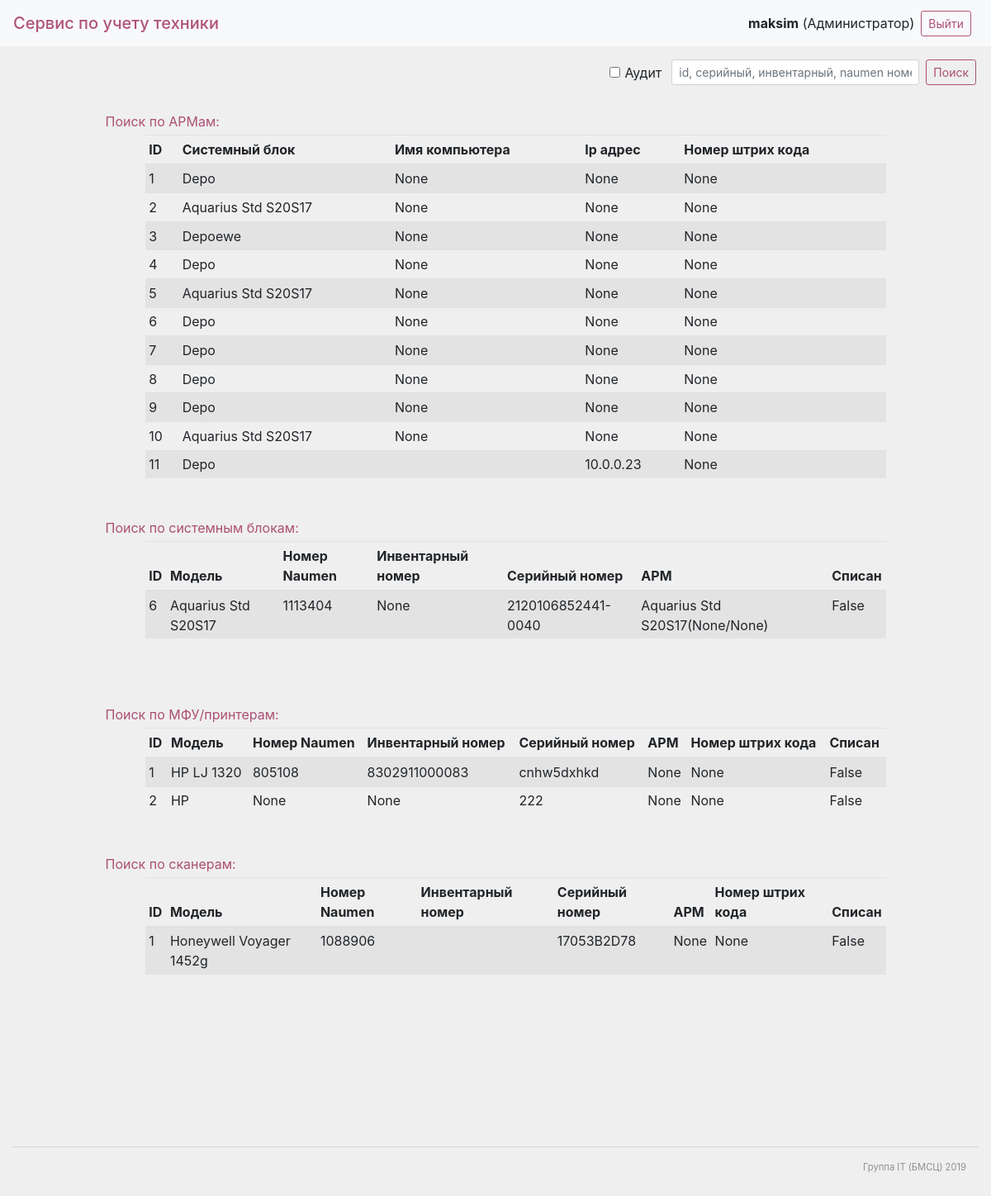
Page /app/search (signed in) on the committed database.
### app/models.py (models this page shows, shortened)
class User(AbstractUser):
    roles = (
        ('1', 'Администратор'),
        ('2', 'Пользователь'),
    )
    role = models.CharField(max_length=100, default=2, choices=roles, verbose_name="Роль")

class ARM(models.Model):
    unit_arm = models.ForeignKey("Unit", default='', on_delete=models.CASCADE, null=False, blank=False, related_name='unit_arm_id', verbose_name="Системный блок")
    monitor_arm = models.ForeignKey("Monitor", default='', on_delete=models.CASCADE, null=False, blank=False, related_name='monitor_arm_id', verbose_name="Монитор")
    printer_arm = models.ForeignKey("Printer", on_delete=models.SET_NULL, null=True, blank=True, related_name='printer_arm_id', verbose_name="Принтер")
    scanner_arm = models.ForeignKey("Scanner", on_delete=models.SET_NULL, null=True, blank=True, related_name='scanner_arm_id', verbose_name="Сканер")
    ibp_arm = models.ForeignKey("IBP", on_delete=models.SET_NULL, null=True, blank=True, related_name='ibp_arm_id', verbose_name="ИБП")
    scale_arm = models.ForeignKey("Scale", on_delete=models.SET_NULL, null=True, blank=True, related_name='scale_arm_id', verbose_name="Весы")
    phone_arm = models.ForeignKey("Phone", on_delete=models.SET_NULL, null=True, blank=True, related_name='phone_arm_id', verbose_name="Телефон")
    comp_name = models.CharField(max_length=100, null=True, blank=True, verbose_name="Имя компьютера")
    ip = models.CharField(max_length=100, null=True, blank=True, verbose_name="IP-адрес")
    barcode_id = models.CharField(max_length=100, null=True, blank=True, verbose_name="Id штрих-кода")
    barcode = models.TextField(null=True, blank=True, verbose_name='Штрих-код')
    comment = models.TextField(null=True, blank=True, verbose_name="Комментарий")
    class Meta:
        verbose_name = "АРМ"
        verbose_name_plural = "АРМы"
    def __str__(self):
        return "{0}({1}/{2})".format(self.unit_arm, self.comp_name, self.ip)

class Unit(models.Model):
    model = models.CharField(max_length=255, null=False, blank=False, verbose_name="Модель")
    memory = models.PositiveSmallIntegerField(default=0, null=True, blank=True, verbose_name="Память (Гб)")
    os = models.CharField(max_length=255, null=True, blank=True, verbose_name="Операционная система")
    id_naumen = models.CharField(max_length=255, null=True, blank=True, verbose_name="Номер в Naumen")
    id_invent = models.CharField(max_length=255, null=True, blank=True, verbose_name="Инвентарный номер")
    id_sn = models.CharField(max_length=255, default='', null=False, blank=False, unique=True, verbose_name="Серийный номер")
    arm = models.ForeignKey(ARM, on_delete=models.SET_NULL, null=True, blank=True, verbose_name="АРМ")
    retired = models.BooleanField(default=False, null=True, blank=True, verbose_name="Списан")
    class Meta:
        verbose_name = "Системный блок"
        verbose_name_plural = "Системные блоки"
    def __str__(self):
        return "{}".format(self.model)

class Printer(models.Model):
    model = models.CharField(max_length=255, null=False, blank=False, verbose_name="Модель")
    id_naumen = models.CharField(max_length=255, null=True, blank=True, verbose_name="Номер в Naumen")
    id_invent = models.CharField(max_length=255, null=True, blank=True, verbose_name="Инвентарный номер")
    id_sn = models.CharField(max_length=255, default='', null=False, blank=False, unique=True, verbose_name="Серийный номер")
    arm = models.ForeignKey(ARM, on_delete=models.SET_NULL, null=True, blank=True, verbose_name="АРМ")
    ip = models.CharField(max_length=100, null=True, blank=True, verbose_name="IP-адрес")
    barcode_id = models.CharField(max_length=100, null=True, blank=True, verbose_name="Id штрих-кода")
    barcode = models.TextField(null=True, blank=True, verbose_name='Штрих-код')
    retired = models.BooleanField(default=False, null=True, blank=True, verbose_name="Списан")
    class Meta:
        verbose_name = "МФУ / Принтер"
        verbose_name_plural = "МФУ / Принтеры"

class Scanner(models.Model):
    model = models.CharField(max_length=255, null=False, blank=False, verbose_name="Модель")
    id_naumen = models.CharField(max_length=255, null=True, blank=True, verbose_name="Номер в Naumen")
    id_invent = models.CharField(max_length=255, null=True, blank=True, verbose_name="Инвентарный номер")
    id_sn = models.CharField(max_length=255, default='', null=False, blank=False, unique=True, verbose_name="Серийный номер")
    id_sn_base = models.CharField(max_length=100, null=True, blank=True, verbose_name="Серийный номер базы")
    arm = models.ForeignKey(ARM, on_delete=models.SET_NULL, null=True, blank=True, verbose_name="АРМ")
    barcode_id = models.CharField(max_length=100, null=True, blank=True, verbose_name="Id штрих-кода")
    barcode = models.TextField(null=True, blank=True, verbose_name='Штрих-код')
    retired = models.BooleanField(default=False, null=True, blank=True, verbose_name="Списан")
    class Meta:
        verbose_name = "Сканер"
        verbose_name_plural = "Сканеры"

### app/views.py (the view)
# urls.py: path('search', Search.as_view(), name='search'),
class Search(View):
    def get(self, request):
        context = {}
        audit = request.GET.get('audit', '') == 'on'
        num = request.GET.get('search')
        if audit:
            arms_s = ARM.objects.filter(Q(barcode_id=num))
            printers_s = Printer.objects.filter(Q(barcode_id=num))
            ibps_s = IBP.objects.filter(Q(barcode_id=num))
            scanners_s = Scanner.objects.filter(Q(barcode_id=num))
            scales_s = Scale.objects.filter(Q(barcode_id=num))
            context.update({'arms': arms_s, 'printers': printers_s, 'ibps': ibps_s, 'scanners': scanners_s, 'scales': scales_s})
        else:
            arms_s = ARM.objects.filter(Q(pk=num) | Q(barcode_id=num))
            units_s = Unit.objects.filter(Q(pk=num) | Q(id_naumen=num) | Q(id_invent=num) | Q(id_sn=num))
            monitors_s = Monitor.objects.filter(Q(pk=num) | Q(id_naumen=num) | Q(id_invent=num) | Q(id_sn=num))
            printers_s = Printer.objects.filter(Q(pk=num) | Q(id_naumen=num) | Q(id_invent=num) | Q(id_sn=num) | Q(barcode_id=num))
            ibps_s = IBP.objects.filter(Q(pk=num) | Q(id_naumen=num) | Q(id_invent=num) | Q(id_sn=num) | Q(barcode_id=num))
            scanners_s = Scanner.objects.filter(Q(pk=num) | Q(id_naumen=num) | Q(id_invent=num) | Q(id_sn=num) | Q(barcode_id=num))
            scales_s = Scale.objects.filter(Q(pk=num) | Q(id_naumen=num) | Q(id_invent=num) | Q(id_sn=num) | Q(barcode_id=num))
            phones_s = Phone.objects.filter(Q(pk=num) | Q(id_naumen=num) | Q(id_invent=num) | Q(id_sn=num) | Q(barcode_id=num))
            routers_s = Router.objects.filter(Q(pk=num) | Q(id_invent=num) | Q(id_sn=num))
            context.update({'arms': arms_s, 'units': units_s, 'monitors': monitors_s, 'printers': printers_s,
                            'ibps': ibps_s, 'scanners': scanners_s, 'scales': scales_s, 'phones': phones_s,
                            'routers': routers_s})
        return render(request, 'search.html', context=context)

### templates/search.html (shortened to what this page needs)
{% extends "base.html" %}
{% block content %}
    <div class="container-fluid">
            <div class="row d-flex justify-content-center my-3">
                        <div class="col-10 my-3">
                            {% if arms %}
                            <div class="search_title">Поиск по АРМам:</div>
                                <div class="ml-5 mt-1">
                                    <table class="table table-striped table-sm">
                                        <thead>
                                            <tr>
                                                <th>ID</th>
                                                <th>Системный блок</th>
                                                <th>Имя компьютера</th>
                                                <th>Ip адрес</th>
                                                <th>Номер штрих кода</th>
                                            </tr>
                                        </thead>
                                        {% for arm in arms %}
                                            <tr>
                                                <td> {{ arm.pk }} </td>
                                                <td> {{ arm.unit_arm }} </td>
                                                <td> {{ arm.comp_name }} </td>
                                                <td> {{ arm.ip }} </td>
                                                <td> {{ arm.barcode_id }} </td>
                                            </tr>
                                        {% endfor %}
                                    </table>
                                </div>
                            {% endif%}
                        </div>
                        <div class="col-10 my-3">
                            {% if units %}
                            <div class="search_title">Поиск по системным блокам:</div>
                            <div class="ml-5 mt-1">
                                <table class="table table-striped table-sm">
                                    <thead>
                                        <tr>
                                            <th>ID</th>
                                            <th>Модель</th>
                                            <th>Номер Naumen</th>
                                            <th>Инвентарный номер</th>
                                            <th>Серийный номер</th>
                                            <th>АРМ</th>
                                            <th>Списан</th>
                                        </tr>
                                    </thead>
                                    {% for unit in units %}
                                        <tr>
                                            <td> {{ unit.pk }} </td>
                                            <td> {{ unit.model }} </td>
                                            <td> {{ unit.id_naumen }} </td>
                                            <td> {{ unit.id_invent }} </td>
                                            <td> {{ unit.id_sn }} </td>
                                            <td> {{ unit.arm }} </td>
                                            <td> {{ unit.retired }} </td>
                                        </tr>
                                    {% endfor %}
                                </table>
                            </div>
                            {% endif%}
                        </div>
                        <div class="col-10 my-3">
                        {% if printers %}
                            <div class="search_title">Поиск по МФУ/принтерам:</div>
                                <div class="ml-5 mt-1">
                                    <table class="table table-striped table-sm">
                                        <thead>
                                            <tr>
                                                <th>ID</th>
                                                <th>Модель</th>
                                                <th>Номер Naumen</th>
                                                <th>Инвентарный номер</th>
                                                <th>Серийный номер</th>
                                                <th>АРМ</th>
                                                <th>Номер штрих кода</th>
                                                <th>Списан</th>
                                            </tr>
                                        </thead>
                                        {% for printer in printers %}
                                            <tr>
                                                <td> {{ printer.pk }} </td>
                                                <td> {{ printer.model }} </td>
                                                <td> {{ printer.id_naumen }} </td>
                                                <td> {{ printer.id_invent }} </td>
                                                <td> {{ printer.id_sn }} </td>
                                                <td> {{ printer.arm }} </td>
                                                <td> {{ printer.barcode_id }} </td>
                                                <td> {{ printer.retired }} </td>
                                            </tr>
                                        {% endfor %}
                                    </table>
                                </div>
                        {% endif%}
                        </div>
                        <div class="col-10 my-3">
                        {% if scanners %}
                            <div class="search_title">Поиск по сканерам:</div>
                                <div class="ml-5 mt-1">
                                    <table class="table table-striped table-sm">
                                        <thead>
                                            <tr>
                                                <th>ID</th>
                                                <th>Модель</th>
                                                <th>Номер Naumen</th>
                                                <th>Инвентарный номер</th>
                                                <th>Серийный номер</th>
                                                <th>АРМ</th>
                                                <th>Номер штрих кода</th>
                                                <th>Списан</th>
                                            </tr>
                                        </thead>
                                        {% for scanner in scanners %}
                                            <tr>
                                                <td> {{ scanner.pk }} </td>
                                                <td> {{ scanner.model }} </td>
                                                <td> {{ scanner.id_naumen }} </td>
                                                <td> {{ scanner.id_invent }} </td>
                                                <td> {{ scanner.id_sn }} </td>
                                                <td> {{ scanner.arm }} </td>
                                                <td> {{ scanner.barcode_id }} </td>
                                                <td> {{ scanner.retired }} </td>
                                            </tr>
                                        {% endfor %}
                                    </table>
                                </div>
                        {% endif%}
                        </div>
            </div>
    </div>
{% endblock %}

### templates/base.html (shortened to what this page needs)
<!DOCTYPE html>
{% load static %}
<html lang="en">
<head>
    <link rel="stylesheet" href="https://stackpath.bootstrapcdn.com/bootstrap/4.3.1/css/bootstrap.min.css">
    <link rel="stylesheet" href="https://stackpath.bootstrapcdn.com/font-awesome/4.7.0/css/font-awesome.min.css">
    <link rel="stylesheet" href='{% static "css/main_style.css" %}'>
</head>
<body>
    {% block header %}
    <nav class="navbar navbar-light bg-light">
        <span class="navbar-brand my-0 h1"><a href="{% url 'home' %}">Сервис по учету техники</a></span>
        <form class="form-inline" action="{% url 'logout' %}" method="get">
            <span class="mb-0"><b>{{ user }}</b> ({{ user.get_role_display }})</span>
            <button class="btn btn-sm btn-outline-primary mx-2" type="submit">Выйти</button>
        </form>
    </nav>
	{% endblock %}
    {% block search %}
        <div class="row d-flex justify-content-end my-3">
            <div class="col-12 d-flex justify-content-end">
                <form action="{% url 'search' %}" method="get" class="form-row">
                    <div class="form-check form-check-inline">
                        <input class="form-check-input" type="checkbox" id="audit" name="audit">
                        <label class="form-check-label" for="audit">Аудит</label>
                    </div>
                    <input name="search" type="text" required placeholder="id, серийный, инвентарный, naumen номер" class="form-control form-control-sm" style="width: 300px">
                    <button class="btn btn-sm btn-outline-primary mx-2" type="submit">Поиск</button>
                </form>
            </div>
        </div>
    {% endblock %}
    {% block content %}{% endblock %}
    {% block footer %}
        <div class="container-fluid my-5 footer">
            <hr>
            <div class="row d-flex justify-content-end">
                <div class="col-5 d-flex justify-content-end">Группа IT (БМСЦ) 2019</div>
            </div>
        </div>
    {% endblock %}
</body>
</html>

### rows in the picture
User: is_active+password+username "maksim", role "Администратор"
ARM: pk "1", unit_arm "Depo", comp_name "None", ip "None", barcode_id "None"
ARM: pk "2", unit_arm "Aquarius Std S20S17", comp_name "None", ip "None", barcode_id "None"
ARM: pk "3", unit_arm "Depoewe", comp_name "None", ip "None", barcode_id "None"
ARM: pk "4", unit_arm "Depo", comp_name "None", ip "None", barcode_id "None"
ARM: pk "5", unit_arm "Aquarius Std S20S17", comp_name "None", ip "None", barcode_id "None"
ARM: pk "6", unit_arm "Depo", comp_name "None", ip "None", barcode_id "None"
ARM: pk "7", unit_arm "Depo", comp_name "None", ip "None", barcode_id "None"
ARM: pk "8", unit_arm "Depo", comp_name "None", ip "None", barcode_id "None"
ARM: pk "9", unit_arm "Depo", comp_name "None", ip "None", barcode_id "None"
ARM: pk "10", unit_arm "Aquarius Std S20S17", comp_name "None", ip "None", barcode_id "None"
ARM: pk "11", unit_arm "Depo", ip "10.0.0.23", barcode_id "None"
Unit: pk "6", model "Aquarius Std S20S17", id_naumen "1113404", id_invent "None", id_sn "2120106852441-0040", arm "Aquarius Std S20S17(None/None)", retired "False"
Printer: pk "1", model "HP LJ 1320", id_naumen "805108", id_invent "8302911000083", id_sn "cnhw5dxhkd", arm "None", barcode_id "None", retired "False"
Printer: pk "2", model "HP", id_naumen "None", id_invent "None", id_sn "222", arm "None", barcode_id "None", retired "False"
Scanner: pk "1", model "Honeywell Voyager 1452g", id_naumen "1088906", id_sn "17053B2D78", arm "None", barcode_id "None", retired "False"
